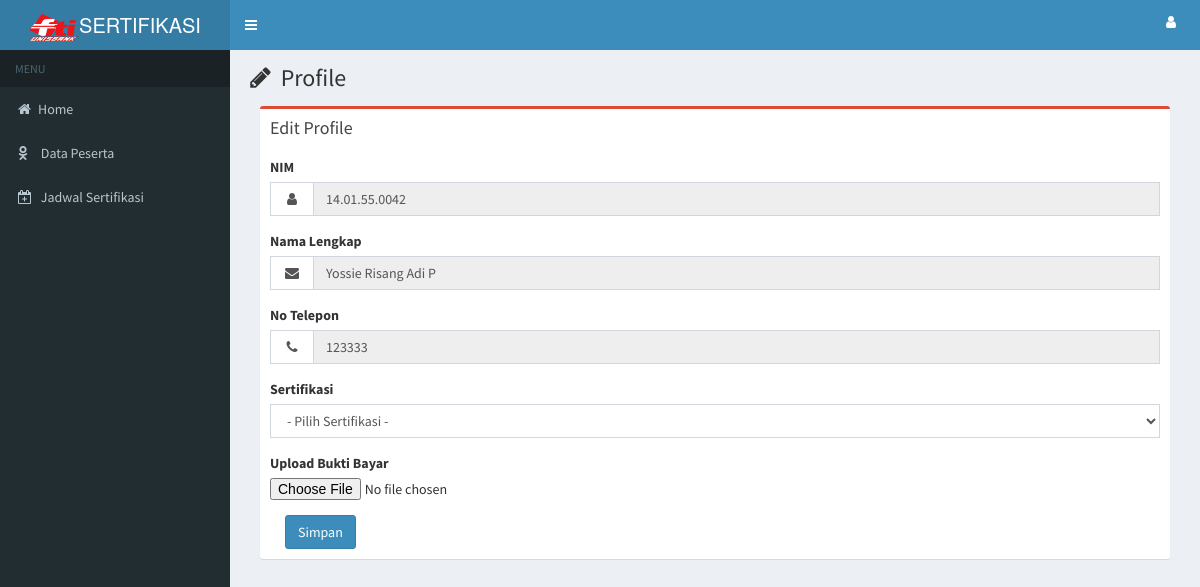
Page /index.php?page=data_peserta&id=1 (signed in) on the committed database.
### tables this page shows
CREATE TABLE IF NOT EXISTS `tbmahasiswa` (
  `id_mahasiswa` int(10) NOT NULL auto_increment,
  `nim_mahasiswa` varchar(20) NOT NULL,
  `nama_mahasiswa` varchar(100) NOT NULL,
  `username` varchar(20) NOT NULL,
  `password` varchar(100) NOT NULL,
  `no_telp_mahasiswa` varchar(20) NOT NULL,
  `level` varchar(10) NOT NULL,
  PRIMARY KEY  (`id_mahasiswa`)
);

### page/data_peserta.php (the view, shortened to what this page needs)
<?php
$id=$_GET['id'];
$sql=mysql_query("select * from tbmahasiswa where id_mahasiswa='$id'");
$data=mysql_fetch_array($sql);
?>
<div class="content-wrapper">
    <section class="content-header">
      <h1>
        <i class="fa fa-fw fa-pencil"></i> Profile
      </h1>
    </section>
  <section class="content">
	<div class="col-md-12">
          <div class="box box-danger">
            <div class="box-header">
              <h3 class="box-title">Edit Profile</h3>
            </div>
            <div class="box-body">
			<form  action="" method="POST" enctype="multipart/form-data">
			   <div class="form-group">
                <label>NIM</label>
                <div class="input-group">
                  <div class="input-group-addon">
                    <i class="fa fa-fw fa-user"></i>
                  </div>
                  <input type="text" name="nim_mahasiswa" id="nim_mahasiswa" class="form-control" value="<?php echo $data['nim_mahasiswa'];?>" disabled>
                </div>
              </div>
              <div class="form-group">
                <label>Nama Lengkap</label>
                <div class="input-group">
                  <div class="input-group-addon">
                    <i class="fa fa-fw fa-envelope"></i>
                  </div>
                  <input type="text" name="nama_mahasiswa" id="nama_mahasiswa" class="form-control" value="<?php echo $data['nama_mahasiswa'];?>" disabled>
                </div>
              </div>
			   <div class="form-group">
                <label>No Telepon</label>
                <div class="input-group">
                  <div class="input-group-addon">
                    <i class="fa fa-fw fa-phone"></i>
                  </div>
                  <input type="text" name="no_telp_mahasiswa" id="no_telp_mahasiswa" class="form-control" value="<?php echo $data['no_telp_mahasiswa'];?>" disabled>
                </div>
              </div>
              <div class="form-group">
               <label>Sertifikasi</label>
               <select class="form-control select" style="width: 100%;" name="id_sertifikasi">
                 <option selected="selected">- Pilih Sertifikasi -</option>
               </select>
              </div>
			  <div class="form-group">
                <label for="exampleInputFile">Upload Bukti Bayar</label>
                <input type="file" id="bukti_bayar" name="bukti_bayar">
              </div>
			  <div class="col-xs-2">
				<input type="submit" class="btn btn-primary" value="Simpan" name="simpan" id="simpan"></input>
			  </div>
			  </form>
            </div>
          </div>
     </div>
   </section>
</div>

### rows in the picture
tbmahasiswa: nim_mahasiswa "14.01.55.0042", nama_mahasiswa "Yossie Risang Adi P", no_telp_mahasiswa "123333"
